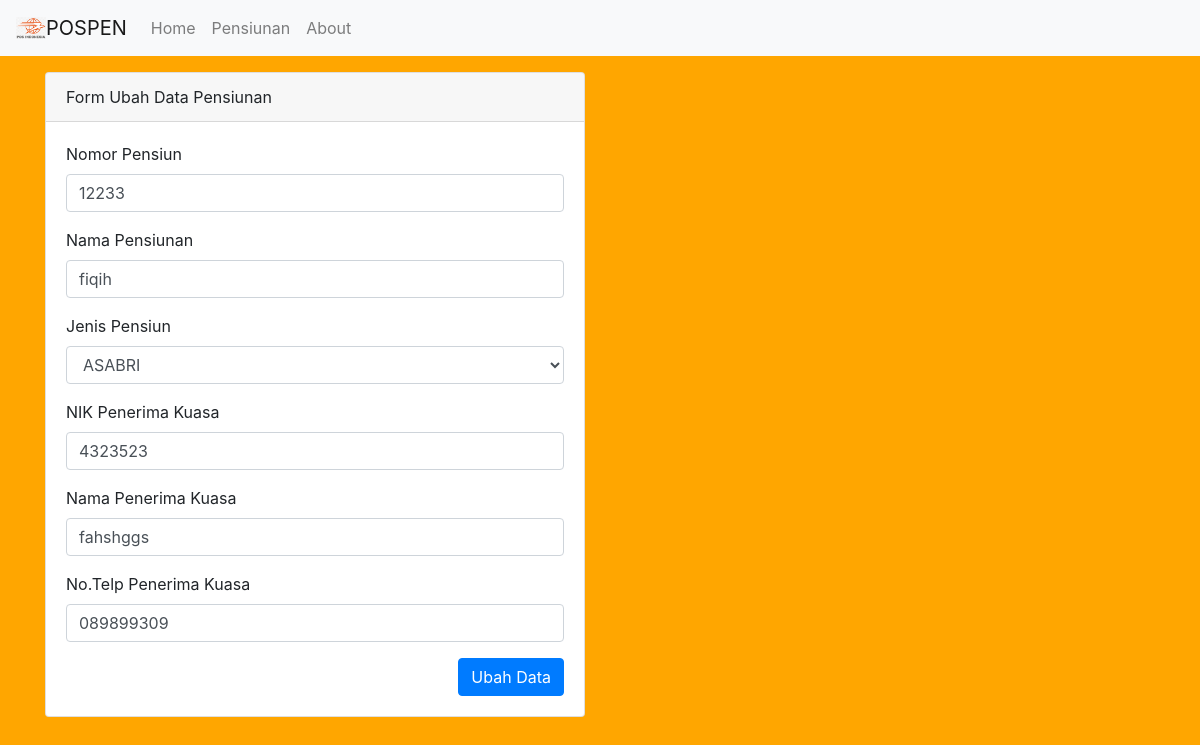
The page /pensiunan/ubah/42 on the database its author committed.
### tables this page shows
CREATE TABLE `pensiunan` (
  `id` int(11) NOT NULL,
  `nopen` varchar(100) NOT NULL,
  `nama_pensiunan` varchar(100) NOT NULL,
  `jenis_pensiun` varchar(100) NOT NULL,
  `nik_penerima` varchar(100) NOT NULL,
  `nama_penerima` varchar(100) NOT NULL,
  `notelp_penerima` varchar(100) NOT NULL
);

### application/controllers/Pensiunan.php (called while the page is built, shortened)
<?php
class Pensiunan extends CI_Controller
{
    public function __construct()
    {
        $this->load->model('pensiunan_model');
        $this->load->library('form_validation');
    }
    public function ubah($id)
    {
        $data['judul'] = 'Form Ubah Data Pensiun';
        $data['pensiunan'] = $this->pensiunan_model->getPensiunanById($id);
        $data['jenis_pensiun'] = ['TASPEN', 'ASABRI'];
        $this->form_validation->set_rules('nopen', 'Nopen', 'required|numeric');
        $this->form_validation->set_rules('nama_pensiunan', 'NamaPensiunan', 'required');
        $this->form_validation->set_rules('jenis_pensiun', 'JenisPensiunan', 'required');
        $this->form_validation->set_rules('nik_penerima', 'NikPenerima', 'required|numeric');
        $this->form_validation->set_rules('nama_penerima', 'NamaPenerima', 'required');
        $this->form_validation->set_rules('notelp_penerima', 'Notelp', 'required|numeric');
        if ($this->form_validation->run() == false) {
            $this->load->view('templates/header', $data);
            $this->load->view('pensiunan/ubah', $data);
            $this->load->view('templates/footer');
        } else {
            $this->pensiunan_model->ubahDatapensiunan();
            $this->session->set_flashdata('flash', 'Diubah');
            redirect('pensiunan');
        }
    }
}

### index.php (called while the page is built, shortened)
<?php
require_once BASEPATH.'core/CodeIgniter.php';

### application/models/Pensiunan_model.php (called while the page is built, shortened)
<?php
class Pensiunan_model extends CI_model {
    public function getPensiunanById($id)
    {
        return $this->db->get_where('pensiunan', ['id' => $id])->row_array();
    }
}

### application/views/pensiunan/ubah.php (the view, shortened to what this page needs)
<div class="container">
    <div class="row mt-3">
        <div class="col-md-6">
        <body style="background-color:#FFA600;">
            <div class="card">
                <div class="card-header">
                    Form Ubah Data Pensiunan
                </div>
                <div class="card-body">
                    <form action="" method="post">
                        <div class="form-group">
                            <label for="nopen">Nomor Pensiun</label>
                            <input type="text" name="nopen" class="form-control" id="nopen" value="<?= $pensiunan['nopen']; ?>">
                        </div>
                        <div class="form-group">
                            <label for="nama_pensiunan">Nama Pensiunan</label>
                            <input type="text" name="nama_pensiunan" class="form-control" id="nama_pensiunan" value="<?= $pensiunan['nama_pensiunan']; ?>">
                        </div>
                        <div class="form-group">
                            <label for="jenis_pensiun">Jenis Pensiun</label>
                            <select class="form-control" id="jenis_pensiun" name="Jenis_pensiun">
                                <?php foreach( $jenis_pensiun as $j ) : ?>
                                    <?php if( $j == $pensiunan['jenis_pensiun'] ) : ?>
                                        <option value="<?= $j; ?>" selected><?= $j; ?></option>
                                    <?php else : ?>
                                        <option value="<?= $j; ?>"><?= $j; ?></option>
                                    <?php endif; ?>
                                <?php endforeach; ?>
                            </select>
                        </div>
                        <div class="form-group">
                            <label for="nik_penerima">NIK Penerima Kuasa</label>
                            <input type="text" name="nik_penerima" class="form-control" id="nik_penerima" value="<?= $pensiunan['nik_penerima']; ?>">
                        </div>
                        <div class="form-group">
                            <label for="nama_penerima">Nama Penerima Kuasa</label>
                            <input type="text" name="nama_penerima" class="form-control" id="nama_penerima" value="<?= $pensiunan['nama_penerima']; ?>">
                        </div>
                        <div class="form-group">
                            <label for="notelp_penerima">No.Telp Penerima Kuasa</label>
                            <input type="text" name="notelp_penerima" class="form-control" id="notelp_penerima" value="<?= $pensiunan['notelp_penerima']; ?>">
                        </div>
                        <button type="submit" name="ubah" class="btn btn-primary float-right">Ubah Data</button>
                    </form>
                </div>
            </div>
        </div>
    </div>
</div>

### rows shown on the page
pensiunan: nopen "12233", nama_pensiunan "fiqih", Jenis_pensiun "ASABRI", nik_penerima "4323523", nama_penerima "fahshggs", notelp_penerima "089899309"
